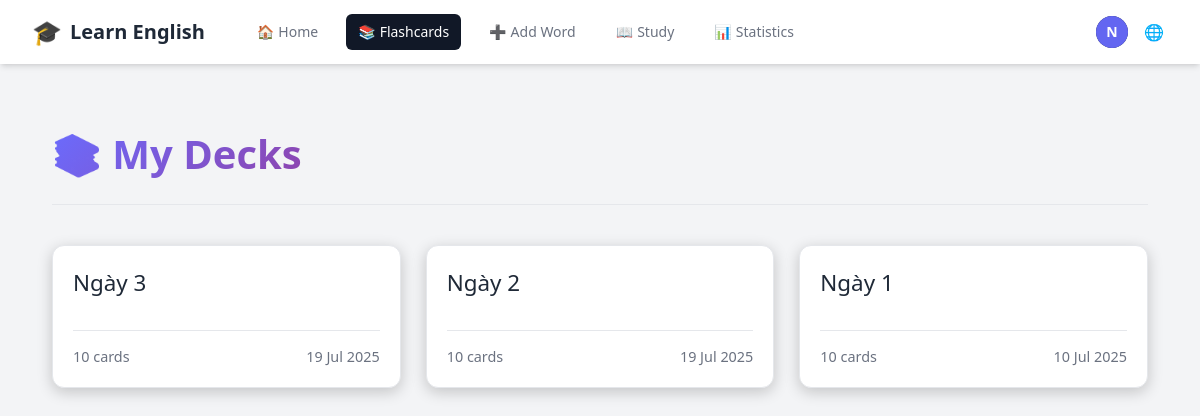
The app's page /en/decks/ (signed in), older data.
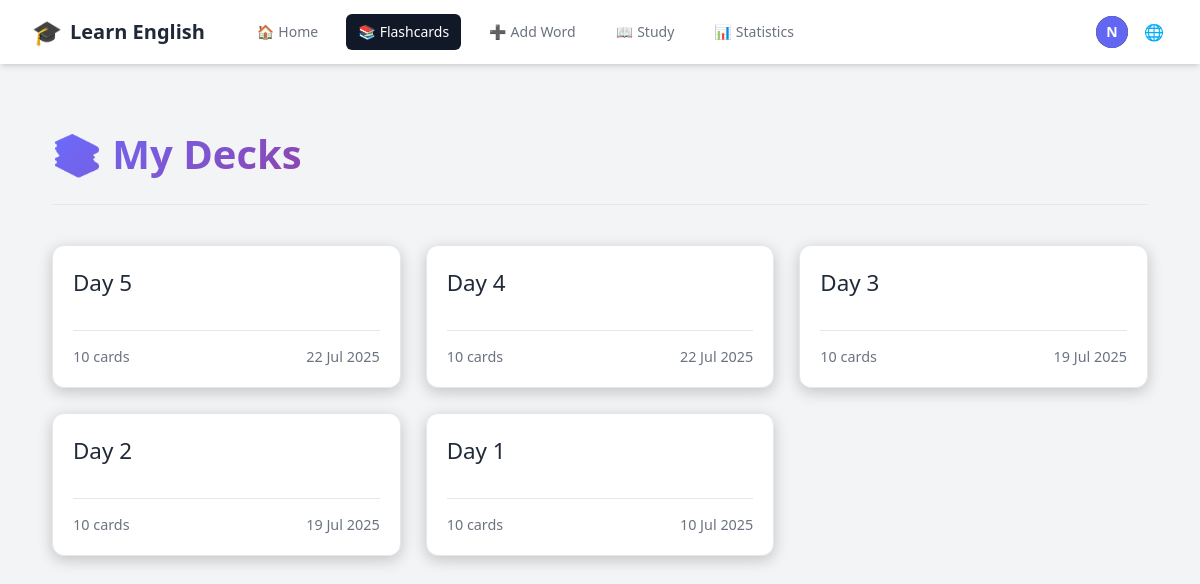
The same page, newer data.
### accounts/models.py (models this page shows, shortened)
class CustomUser(AbstractUser):
    email = models.EmailField(unique=True)
    username = None  # Remove username field
    USERNAME_FIELD = 'email'
    REQUIRED_FIELDS = []
    objects = CustomUserManager()

### vocabulary/models.py (models this page shows, shortened)
class Deck(models.Model):
    user = models.ForeignKey(settings.AUTH_USER_MODEL, on_delete=models.CASCADE, related_name='decks')
    name = models.CharField(max_length=255)
    created_at = models.DateTimeField(auto_now_add=True)
    class Meta:
        ordering = ['-created_at']
        unique_together = ['user', 'name']

### vocabulary/views.py (the view)
# urls.py: path('decks/', views.deck_list, name='deck_list'),
@login_required
def deck_list(request):
    decks = Deck.objects.filter(user=request.user).annotate(
        card_count=Count('flashcards')
    ).order_by('-created_at')
    context = {
        'decks': decks
    }
    return render(request, 'vocabulary/deck_list.html', context)

### vocabulary/templates/vocabulary/deck_list.html (shortened to what this page needs)
{% extends "base.html" %}
{% load i18n %}
{% block content %}
<div class="deck-list-page">
    <div class="page-header">
        <h1>📚 {{ manual_texts.my_decks }}</h1>
    </div>
    {% if decks %}
        <div class="deck-grid">
            {% for deck in decks %}
                <a href="{% url 'deck_detail' deck.id %}" class="deck-card">
                    <div>
                        <h2>{{ deck.name }}</h2>
                    </div>
                    <div class="deck-info">
                        <span>{{ deck.card_count }} {{ manual_texts.cards_text }}</span>
                        <span class="created-date">{{ deck.created_at|date:"d M Y" }}</span>
                    </div>
                </a>
            {% endfor %}
        </div>
    {% else %}
        <div class="no-decks">
            <h2>{{ manual_texts.no_decks_yet }}</h2>
            <p>{{ manual_texts.get_started_by }} <a href="{% url 'add_flashcard' %}">{{ manual_texts.adding_flashcards }}</a>!</p>
        </div>
    {% endif %}
</div>
{% endblock %}

### vocabulary/templates/base.html (shortened to what this page needs)
{% load i18n %}
{% load static %}
<!DOCTYPE html>
<html lang="{{ LANGUAGE_CODE }}">
  <head>
    <script src="https://cdn.tailwindcss.com"></script>
    <link rel="stylesheet" type="text/css" href="{% static 'css/main.css' %}">
    <link rel="stylesheet" href="https://cdnjs.cloudflare.com/ajax/libs/font-awesome/6.0.0-beta3/css/all.min.css">
  </head>
  <body class="bg-gray-100 dark:bg-gray-900">
    <nav class="bg-white dark:bg-gray-800 shadow-md">
        <div class="max-w-7xl mx-auto px-4 sm:px-6 lg:px-8">
            <div class="flex items-center justify-between h-16">
                <div class="flex items-center">
                    <a href="{% if user.is_authenticated %}{% url 'dashboard' %}{% else %}{% url 'account_login' %}{% endif %}" class="flex-shrink-0 flex items-center space-x-2">
                        <span class="text-2xl">🎓</span>
                        <span class="text-xl font-bold text-gray-800 dark:text-white">{{ manual_texts.learn_english }}</span>
                    </a>
                    <div class="hidden md:block">
                        <div class="ml-10 flex items-baseline space-x-4">
                            {% if user.is_authenticated %}
                                <a href="{% url 'dashboard' %}" class="{% if request.resolver_match.url_name == 'dashboard' %}bg-gray-900 text-white{% else %}text-gray-500 dark:text-gray-300 hover:bg-gray-700 hover:text-white{% endif %} px-3 py-2 rounded-md text-sm font-medium flex items-center space-x-1">
                                    <span class="nav-icon">🏠</span>
                                    <span>{{ manual_texts.home }}</span>
                                </a>
                                <a href="{% url 'deck_list' %}" class="{% if request.resolver_match.url_name == 'deck_list' or request.resolver_match.url_name == 'deck_detail' %}bg-gray-900 text-white{% else %}text-gray-500 dark:text-gray-300 hover:bg-gray-700 hover:text-white{% endif %} px-3 py-2 rounded-md text-sm font-medium flex items-center space-x-1">
                                    <span class="nav-icon">📚</span>
                                    <span>{{ manual_texts.flashcards }}</span>
                                </a>
                                <a href="{% url 'add_flashcard' %}" class="{% if request.resolver_match.url_name == 'add_flashcard' %}bg-gray-900 text-white{% else %}text-gray-500 dark:text-gray-300 hover:bg-gray-700 hover:text-white{% endif %} px-3 py-2 rounded-md text-sm font-medium flex items-center space-x-1">
                                    <span class="nav-icon">➕</span>
                                    <span>{{ manual_texts.add_word }}</span>
                                </a>
                                <a href="{% url 'study' %}" class="{% if request.resolver_match.url_name == 'study' %}bg-gray-900 text-white{% else %}text-gray-500 dark:text-gray-300 hover:bg-gray-700 hover:text-white{% endif %} px-3 py-2 rounded-md text-sm font-medium flex items-center space-x-1">
                                    <span class="nav-icon">📖</span>
                                    <span>{{ manual_texts.study }}</span>
                                </a>
                                <a href="{% url 'statistics' %}" class="{% if request.resolver_match.url_name == 'statistics' %}bg-gray-900 text-white{% else %}text-gray-500 dark:text-gray-300 hover:bg-gray-700 hover:text-white{% endif %} px-3 py-2 rounded-md text-sm font-medium flex items-center space-x-1">
                                    <span class="nav-icon">📊</span>
                                    <span>{{ manual_texts.statistics }}</span>
                                </a>
                            {% endif %}
                        </div>
                    </div>
                </div>
                <div class="hidden md:block">
                    <div class="ml-4 flex items-center md:ml-6">
                        {% if user.is_authenticated %}
                            <div class="ml-3 relative">
                                <div>
                                    <button type="button" id="user-toggle" class="max-w-xs bg-gray-800 rounded-full flex items-center text-sm focus:outline-none focus:ring-2 focus:ring-offset-2 focus:ring-offset-gray-800 focus:ring-white" aria-expanded="false" aria-haspopup="true">
                                        <div class="h-8 w-8 rounded-full bg-indigo-500 flex items-center justify-center text-white font-bold">
                                            {{ user.email|slice:":1"|upper }}
                                        </div>
                                    </button>
                                </div>
                            </div>
                        {% endif %}
                        <div class="ml-3 relative">
                            <div>
                                <button type="button" id="lang-toggle" class="bg-white dark:bg-gray-800 p-1 rounded-full text-gray-400 dark:text-gray-300 hover:text-gray-500 dark:hover:text-white focus:outline-none focus:ring-2 focus:ring-offset-2 focus:ring-offset-gray-800 focus:ring-white">
                                    <span class="nav-icon">🌐</span>
                                </button>
                            </div>
                        </div>
                    </div>
                </div>
            </div>
        </div>
    </nav>
    <main class="py-10">
      <div class="max-w-7xl mx-auto px-4 sm:px-6 lg:px-8">
        {% block content %}{% endblock %}
      </div>
    </main>
  </body>
</html>

### static/css/main.css (style rules this page uses)
* { margin: 0; padding: 0; box-sizing: border-box; }
body { background: #18182f; color: #fff; font-family: "Segoe UI", Tahoma, Geneva, Verdana, sans-serif; line-height: 1.6; min-height: 100vh; }
.page-header { text-align: left; margin-bottom: 30px; padding-bottom: 20px; border-bottom: 1px solid var(--border-color); display: flex; justify-content: space-between; align-items: center; }
.page-header h1 { font-size: 2.2em; font-weight: 700; color: var(--text-main); }

### vocabulary/templates/base.html (style rules this page uses)
:root { --primary-color: #6a6cff; --primary-color-dark: #5859d8; --background-main: #f3f4f6; --background-secondary: #ffffff; --background-light: #ffffff; --text-main: #1f2937; --text-muted: #6b7280; --border-color: #e5e7eb; --card-background: var(--background-secondary); --card-border-color: var(--border-color); --card-text-main: var(--text-main); --card-text-muted: var(--text-muted); --card-shadow: 0 1px 3px 0 rgba(0, 0, 0, 0.1), 0 1px 2px 0 rgba(0, 0, 0, 0.06); --card-shadow-hover: 0 4px 6px -1px rgba(0, 0, 0, 0.1), 0 2px 4px -1px rgba(0, 0, 0, 0.06); }

### vocabulary/templates/vocabulary/deck_list.html (style rules this page uses)
.deck-list-page { max-width: 1200px; margin: 20px auto; padding: 0 20px; }
.page-header { text-align: center; margin-bottom: 40px; padding-bottom: 20px; border-bottom: 1px solid var(--border-color); }
.page-header h1 { font-size: 2.5em; font-weight: 700; background: linear-gradient(135deg, var(--primary-color), #8e44ad); -webkit-background-clip: text; -webkit-text-fill-color: transparent; }
.deck-grid { display: grid; grid-template-columns: repeat(auto-fill, minmax(280px, 1fr)); gap: 25px; }
.deck-card { background-color: var(--card-background); border: 1px solid var(--card-border-color); border-radius: 12px; padding: 20px; display: flex; flex-direction: column; justify-content: space-between; transition: all 0.3s ease; text-decoration: none; color: var(--card-text-main); box-shadow: 0 4px 15px rgba(0, 0, 0, 0.2); }
.deck-card h2 { font-size: 1.4em; margin-bottom: 10px; word-break: break-word; }
.deck-info { display: flex; justify-content: space-between; align-items: center; margin-top: 20px; padding-top: 15px; border-top: 1px solid var(--card-border-color); font-size: 0.9em; color: var(--card-text-muted); }

Row changes from the older to the newer data that the page shows:
added Deck: name "Day 5", card_count "10", cards_text "cards", created_at "22 Jul 2025"
added Deck: name "Day 4", card_count "10", cards_text "cards", created_at "22 Jul 2025"
changed Deck: name "Ngày 3" → "Day 3"
changed Deck: name "Ngày 2" → "Day 2"
changed Deck: name "Ngày 1" → "Day 1"
